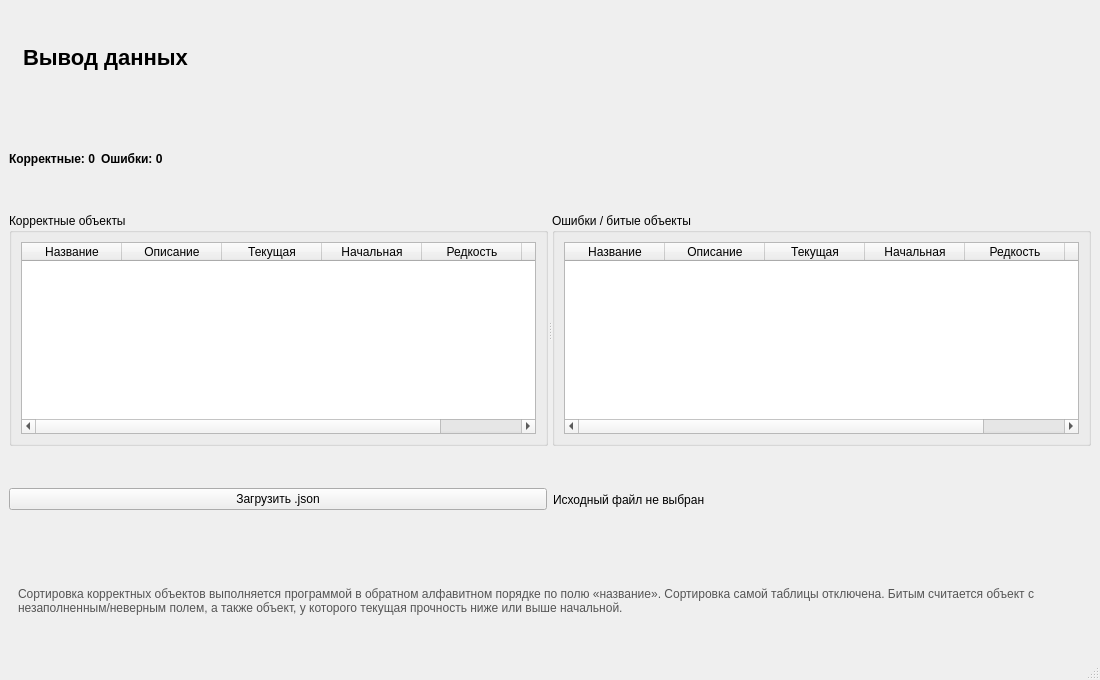
<?xml version="1.0" encoding="UTF-8"?>
<ui version="4.0">
 <class>Program2Window</class>
 <widget class="QMainWindow" name="Program2Window">
  <property name="geometry">
   <rect><x>0</x><y>0</y><width>1100</width><height>680</height></rect>
  </property>
  <property name="minimumSize">
   <size><width>950</width><height>600</height></size>
  </property>
  <property name="windowTitle">
   <string>чек шлемов</string>
  </property>
  <widget class="QWidget" name="centralwidget">
   <layout class="QVBoxLayout" name="mainLayout">
    <item>
     <widget class="QLabel" name="titleLabel">
      <property name="text"><string>Вывод данных</string></property>
      <property name="styleSheet"><string>font-size: 22px; font-weight: bold; padding: 8px;</string></property>
     </widget>
    </item>
    <item>
     <layout class="QHBoxLayout" name="infoLayout">
      <item>
       <widget class="QLabel" name="correctCountLabel">
        <property name="text"><string>Корректные: 0</string></property>
        <property name="styleSheet"><string>font-weight: bold;</string></property>
       </widget>
      </item>
      <item>
       <widget class="QLabel" name="brokenCountLabel">
        <property name="text"><string>Ошибки: 0</string></property>
        <property name="styleSheet"><string>font-weight: bold;</string></property>
       </widget>
      </item>
      <item>
       <spacer name="horizontalSpacer">
        <property name="orientation"><enum>Qt::Horizontal</enum></property>
        <property name="sizeHint" stdset="0"><size><width>40</width><height>20</height></size></property>
       </spacer>
      </item>
     </layout>
    </item>
    <item>
     <widget class="QSplitter" name="splitter">
      <property name="orientation"><enum>Qt::Horizontal</enum></property>
      <widget class="QGroupBox" name="correctGroup">
       <property name="title"><string>Корректные объекты</string></property>
       <layout class="QVBoxLayout" name="correctLayout">
        <item>
         <widget class="QTableWidget" name="correctTable">
          <property name="alternatingRowColors"><bool>true</bool></property>
          <property name="selectionMode"><enum>QAbstractItemView::SingleSelection</enum></property>
          <property name="sortingEnabled"><bool>false</bool></property>
          <column><property name="text"><string>Название</string></property></column>
          <column><property name="text"><string>Описание</string></property></column>
          <column><property name="text"><string>Текущая</string></property></column>
          <column><property name="text"><string>Начальная</string></property></column>
          <column><property name="text"><string>Редкость</string></property></column>
          <column><property name="text"><string>Цена</string></property></column>
         </widget>
        </item>
       </layout>
      </widget>
      <widget class="QGroupBox" name="brokenGroup">
       <property name="title"><string>Ошибки / битые объекты</string></property>
       <layout class="QVBoxLayout" name="brokenLayout">
        <item>
         <widget class="QTableWidget" name="brokenTable">
          <property name="alternatingRowColors"><bool>true</bool></property>
          <property name="selectionMode"><enum>QAbstractItemView::SingleSelection</enum></property>
          <property name="sortingEnabled"><bool>false</bool></property>
          <column><property name="text"><string>Название</string></property></column>
          <column><property name="text"><string>Описание</string></property></column>
          <column><property name="text"><string>Текущая</string></property></column>
          <column><property name="text"><string>Начальная</string></property></column>
          <column><property name="text"><string>Редкость</string></property></column>
          <column><property name="text"><string>Цена</string></property></column>
         </widget>
        </item>
       </layout>
      </widget>
     </widget>
    </item>
    <item>
     <layout class="QHBoxLayout" name="bottomLayout">
      <item>
       <widget class="QPushButton" name="loadButton">
        <property name="minimumHeight"><number>48</number></property>
        <property name="text"><string>Загрузить .json</string></property>
       </widget>
      </item>
      <item>
       <widget class="QLabel" name="fileLabel">
        <property name="text"><string>Исходный файл не выбран</string></property>
        <property name="wordWrap"><bool>true</bool></property>
       </widget>
      </item>
     </layout>
    </item>
    <item>
     <widget class="QLabel" name="ruleLabel">
      <property name="text"><string>Сортировка корректных объектов выполняется программой в обратном алфавитном порядке по полю «название». Сортировка самой таблицы отключена. Битым считается объект с незаполненным/неверным полем, а также объект, у которого текущая прочность ниже или выше начальной.</string></property>
      <property name="wordWrap"><bool>true</bool></property>
      <property name="styleSheet"><string>padding: 6px; color: #555555;</string></property>
     </widget>
    </item>
   </layout>
  </widget>
  <widget class="QStatusBar" name="statusbar"/>
 </widget>
 <resources/>
 <connections/>
</ui>
